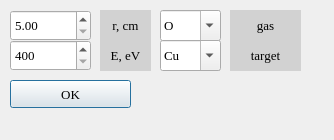
<?xml version="1.0" encoding="UTF-8"?>
<ui version="4.0">
 <class>Dialog</class>
 <widget class="QDialog" name="Dialog">
  <property name="geometry">
   <rect>
    <x>0</x>
    <y>0</y>
    <width>334</width>
    <height>140</height>
   </rect>
  </property>
  <property name="windowTitle">
   <string>Dialog</string>
  </property>
  <widget class="QComboBox" name="target">
   <property name="geometry">
    <rect>
     <x>160</x>
     <y>40</y>
     <width>61</width>
     <height>31</height>
    </rect>
   </property>
   <property name="font">
    <font>
     <family>Times New Roman</family>
     <pointsize>10</pointsize>
    </font>
   </property>
   <property name="editable">
    <bool>true</bool>
   </property>
   <item>
    <property name="text">
     <string>Cu</string>
    </property>
   </item>
   <item>
    <property name="text">
     <string>Mo</string>
    </property>
   </item>
   <item>
    <property name="text">
     <string>Ti</string>
    </property>
   </item>
  </widget>
  <widget class="QPushButton" name="ok_button">
   <property name="enabled">
    <bool>true</bool>
   </property>
   <property name="geometry">
    <rect>
     <x>10</x>
     <y>80</y>
     <width>121</width>
     <height>28</height>
    </rect>
   </property>
   <property name="font">
    <font>
     <family>Times New Roman</family>
     <pointsize>10</pointsize>
    </font>
   </property>
   <property name="text">
    <string>OK</string>
   </property>
  </widget>
  <widget class="QDoubleSpinBox" name="radius">
   <property name="geometry">
    <rect>
     <x>10</x>
     <y>10</y>
     <width>81</width>
     <height>31</height>
    </rect>
   </property>
   <property name="font">
    <font>
     <family>Times New Roman</family>
     <pointsize>10</pointsize>
    </font>
   </property>
   <property name="minimum">
    <double>5.000000000000000</double>
   </property>
   <property name="maximum">
    <double>20.000000000000000</double>
   </property>
   <property name="singleStep">
    <double>0.100000000000000</double>
   </property>
  </widget>
  <widget class="QLabel" name="r_label">
   <property name="geometry">
    <rect>
     <x>100</x>
     <y>10</y>
     <width>51</width>
     <height>31</height>
    </rect>
   </property>
   <property name="font">
    <font>
     <family>Times New Roman</family>
     <pointsize>10</pointsize>
    </font>
   </property>
   <property name="styleSheet">
    <string notr="true">background-color: rgb(210, 210, 210)</string>
   </property>
   <property name="text">
    <string>r, cm</string>
   </property>
   <property name="alignment">
    <set>Qt::AlignCenter</set>
   </property>
  </widget>
  <widget class="QComboBox" name="gas">
   <property name="geometry">
    <rect>
     <x>160</x>
     <y>10</y>
     <width>61</width>
     <height>31</height>
    </rect>
   </property>
   <property name="font">
    <font>
     <family>Times New Roman</family>
     <pointsize>10</pointsize>
    </font>
   </property>
   <property name="editable">
    <bool>true</bool>
   </property>
   <item>
    <property name="text">
     <string>O</string>
    </property>
   </item>
   <item>
    <property name="text">
     <string>Ne</string>
    </property>
   </item>
   <item>
    <property name="text">
     <string>N</string>
    </property>
   </item>
   <item>
    <property name="text">
     <string>Ar</string>
    </property>
   </item>
   <item>
    <property name="text">
     <string>Kr</string>
    </property>
   </item>
   <item>
    <property name="text">
     <string>Xe</string>
    </property>
   </item>
  </widget>
  <widget class="QLabel" name="target_label">
   <property name="geometry">
    <rect>
     <x>230</x>
     <y>40</y>
     <width>71</width>
     <height>31</height>
    </rect>
   </property>
   <property name="font">
    <font>
     <family>Times New Roman</family>
     <pointsize>10</pointsize>
    </font>
   </property>
   <property name="styleSheet">
    <string notr="true">background-color: rgb(210, 210, 210)</string>
   </property>
   <property name="text">
    <string>target</string>
   </property>
   <property name="alignment">
    <set>Qt::AlignCenter</set>
   </property>
  </widget>
  <widget class="QLabel" name="gas_label">
   <property name="geometry">
    <rect>
     <x>230</x>
     <y>10</y>
     <width>71</width>
     <height>31</height>
    </rect>
   </property>
   <property name="font">
    <font>
     <family>Times New Roman</family>
     <pointsize>10</pointsize>
    </font>
   </property>
   <property name="styleSheet">
    <string notr="true">background-color: rgb(210, 210, 210)</string>
   </property>
   <property name="text">
    <string>gas</string>
   </property>
   <property name="alignment">
    <set>Qt::AlignCenter</set>
   </property>
  </widget>
  <widget class="QDoubleSpinBox" name="energy">
   <property name="geometry">
    <rect>
     <x>10</x>
     <y>40</y>
     <width>81</width>
     <height>31</height>
    </rect>
   </property>
   <property name="font">
    <font>
     <family>Times New Roman</family>
     <pointsize>10</pointsize>
    </font>
   </property>
   <property name="decimals">
    <number>0</number>
   </property>
   <property name="minimum">
    <double>400.000000000000000</double>
   </property>
   <property name="maximum">
    <double>2000.000000000000000</double>
   </property>
   <property name="singleStep">
    <double>1.000000000000000</double>
   </property>
   <property name="value">
    <double>400.000000000000000</double>
   </property>
  </widget>
  <widget class="QLabel" name="E_label">
   <property name="geometry">
    <rect>
     <x>100</x>
     <y>40</y>
     <width>51</width>
     <height>31</height>
    </rect>
   </property>
   <property name="font">
    <font>
     <family>Times New Roman</family>
     <pointsize>10</pointsize>
    </font>
   </property>
   <property name="styleSheet">
    <string notr="true">background-color: rgb(210, 210, 210)</string>
   </property>
   <property name="text">
    <string>E, eV</string>
   </property>
   <property name="alignment">
    <set>Qt::AlignCenter</set>
   </property>
  </widget>
 </widget>
 <resources/>
 <connections/>
</ui>
